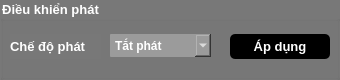
        <widget class="QGroupBox" name="groupBox_5">
         <property name="geometry">
          <rect>
           <x>260</x>
           <y>91</y>
           <width>340</width>
           <height>80</height>
          </rect>
         </property>
         <property name="minimumSize">
          <size>
           <width>0</width>
           <height>80</height>
          </size>
         </property>
         <property name="maximumSize">
          <size>
           <width>16777215</width>
           <height>80</height>
          </size>
         </property>
         <property name="font">
          <font>
           <pointsize>10</pointsize>
           <bold>true</bold>
          </font>
         </property>
         <property name="styleSheet">
          <string notr="true">color: rgb(255, 255, 255);
background-color: rgba(120, 120, 120);

</string>
         </property>
         <property name="title">
          <string>Điều khiển phát</string>
         </property>
         <widget class="QComboBox" name="comboBox_3">
          <property name="geometry">
           <rect>
            <x>110</x>
            <y>34</y>
            <width>101</width>
            <height>23</height>
           </rect>
          </property>
          <property name="font">
           <font>
            <bold>true</bold>
           </font>
          </property>
          <property name="styleSheet">
           <string notr="true">color: rgb(255, 255, 255);
background-color: rgb(155,155, 155);
border: none;
border-radius: 1px;</string>
          </property>
          <item>
           <property name="text">
            <string>Tắt phát</string>
           </property>
          </item>
          <item>
           <property name="text">
            <string>Sấy đài</string>
           </property>
          </item>
          <item>
           <property name="text">
            <string>Chiến đấu</string>
           </property>
          </item>
         </widget>
         <widget class="QLabel" name="label_14">
          <property name="geometry">
           <rect>
            <x>10</x>
            <y>34</y>
            <width>91</width>
            <height>25</height>
           </rect>
          </property>
          <property name="font">
           <font>
            <pointsize>10</pointsize>
            <bold>true</bold>
           </font>
          </property>
          <property name="text">
           <string>Chế độ phát</string>
          </property>
         </widget>
         <widget class="QPushButton" name="pushButton_25">
          <property name="geometry">
           <rect>
            <x>230</x>
            <y>34</y>
            <width>100</width>
            <height>25</height>
           </rect>
          </property>
          <property name="minimumSize">
           <size>
            <width>100</width>
            <height>0</height>
           </size>
          </property>
          <property name="maximumSize">
           <size>
            <width>110</width>
            <height>25</height>
           </size>
          </property>
          <property name="font">
           <font>
            <family>MS Shell Dlg 2</family>
            <pointsize>10</pointsize>
            <bold>true</bold>
           </font>
          </property>
          <property name="autoFillBackground">
           <bool>false</bool>
          </property>
          <property name="styleSheet">
           <string notr="true">color: rgb(255, 255, 255);
background-color: rgba(0, 0, 0);
border: none;
border-radius: 5px;</string>
          </property>
          <property name="text">
           <string>Áp dụng</string>
          </property>
          <property name="flat">
           <bool>false</bool>
          </property>
         </widget>
        </widget>
